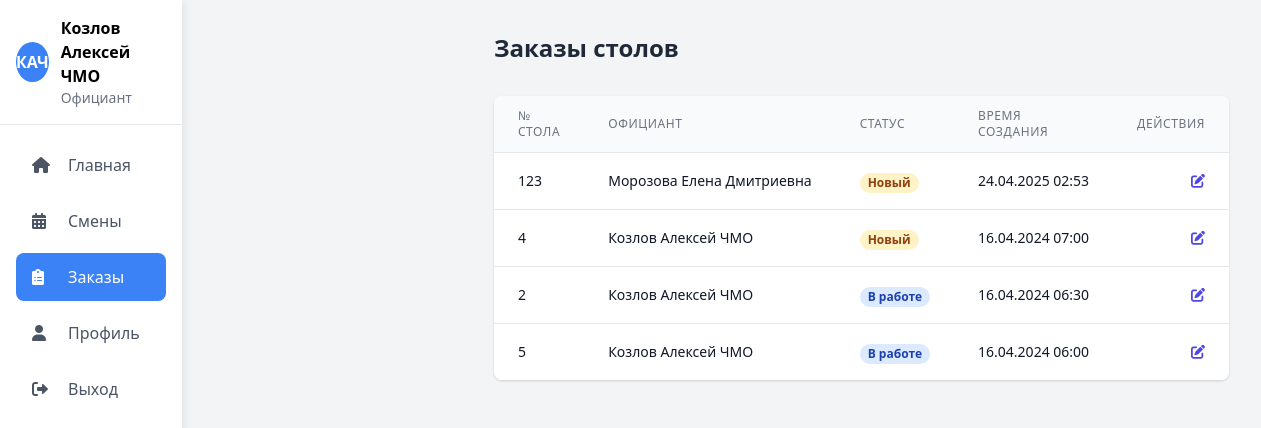
Screenshot of /orders.php (signed in) with the database file from the repository.
### tables this page shows
CREATE TABLE `orders` (
  `id` int(11) NOT NULL,
  `table_number` int(11) NOT NULL,
  `waiter_id` int(11) NOT NULL,
  `status` enum('new','in_progress','ready','served','paid') NOT NULL DEFAULT 'new',
  `created_at` timestamp NOT NULL DEFAULT current_timestamp(),
  `updated_at` timestamp NOT NULL DEFAULT current_timestamp() ON UPDATE current_timestamp()
);

CREATE TABLE `employees` (
  `id` int(11) NOT NULL,
  `name` varchar(100) NOT NULL,
  `email` varchar(100) NOT NULL,
  `password` varchar(255) NOT NULL,
  `role` enum('admin','cook','waiter') NOT NULL,
  `status` enum('active','blocked') DEFAULT 'active',
  `created_at` timestamp NOT NULL DEFAULT current_timestamp(),
  `phone` varchar(20) DEFAULT NULL
);

### auth.php (called while the page is built, shortened)
<?php
function isLoggedIn() {
    return isset($_SESSION['user_id']);
}
function hasRole($role) {
    return $_SESSION['user_role'] === $role;
}
?>

### functions.php (called while the page is built, shortened)
<?php
require_once 'auth.php';
function getOrders($filters = []) {
    $pdo = connectDB();
    $sql = "
        SELECT o.*,
               w.name as waiter_name,
               COUNT(oi.id) as items_count
        FROM orders o
        LEFT JOIN employees w ON o.waiter_id = w.id
        LEFT JOIN order_items oi ON o.id = oi.order_id
    ";
    $params = [];
    $sql .= " GROUP BY o.id ORDER BY o.created_at DESC";
    $stmt = $pdo->prepare($sql);
    $stmt->execute($params);
    return $stmt->fetchAll();
}
?>

### orders.php (the view, shortened to what this page needs)
<?php
require_once 'auth.php';
require_once 'functions.php';
$isAdmin = hasRole('admin');
$isCook = hasRole('cook');
$isWaiter = hasRole('waiter');
$orders = getOrders();
?>
<!DOCTYPE html>
<html lang="ru">
<head>
    <link href="https://cdn.jsdelivr.net/npm/tailwindcss@2.2.19/dist/tailwind.min.css" rel="stylesheet">
    <link href="https://cdnjs.cloudflare.com/ajax/libs/font-awesome/6.0.0/css/all.min.css" rel="stylesheet">
    <link href="style.css" rel="stylesheet">
</head>
<body class="bg-gray-100">
    <div class="flex h-screen">
        <aside class="sidebar bg-white shadow-lg w-64">
            <div class="p-4 border-b">
                <div class="flex items-center space-x-3">
                    <div class="avatar avatar-blue">
                        <?php echo htmlspecialchars($_SESSION['user_initials']); ?>
                    </div>
                    <div>
                        <h2 class="font-semibold logo-text"><?php echo htmlspecialchars($_SESSION['user_name']); ?></h2>
                        <p class="text-sm text-gray-500 nav-text">
                            <?php
                            if ($isAdmin) {
                                echo 'Администратор';
                            } elseif ($isCook) {
                                echo 'Повар';
                            } elseif ($isWaiter) {
                                echo 'Официант';
                            }
                            ?>
                        </p>
                    </div>
                </div>
            </div>
            <nav class="p-4">
                <a href="index.php" class="nav-item">
                    <i class="fas fa-home"></i>
                    <span class="nav-text">Главная</span>
                </a>
                <?php if ($isAdmin || $isWaiter): ?>
                <a href="shifts.php" class="nav-item">
                    <i class="fas fa-calendar-alt"></i>
                    <span class="nav-text">Смены</span>
                </a>
                <?php endif; ?>
                <a href="orders.php" class="nav-item active">
                    <i class="fas fa-clipboard-list"></i>
                    <span class="nav-text">Заказы</span>
                </a>
                <a href="profile.php" class="nav-item">
                    <i class="fas fa-user"></i>
                    <span class="nav-text">Профиль</span>
                </a>
                <a href="logout.php" class="nav-item text-red-500">
                    <i class="fas fa-sign-out-alt"></i>
                    <span class="nav-text">Выход</span>
                </a>
            </nav>
        </aside>
        <main class="content flex-1 p-8">
            <div class="flex justify-between items-center mb-8">
                <h1 class="text-2xl font-bold text-gray-800">
                    <?php if ($isCook): ?>
                        Заказы на кухню
                    <?php elseif ($isWaiter): ?>
                        Заказы столов
                    <?php else: ?>
                        Заказы
                    <?php endif; ?>
                </h1>
            </div>
            <div class="bg-white rounded-lg shadow overflow-hidden">
                <table class="min-w-full divide-y divide-gray-200">
                    <thead class="bg-gray-50">
                        <tr>
                            <th class="px-6 py-3 text-left text-xs font-medium text-gray-500 uppercase tracking-wider">№ стола</th>
                            <th class="px-6 py-3 text-left text-xs font-medium text-gray-500 uppercase tracking-wider">Официант</th>
                            <th class="px-6 py-3 text-left text-xs font-medium text-gray-500 uppercase tracking-wider">Статус</th>
                            <th class="px-6 py-3 text-left text-xs font-medium text-gray-500 uppercase tracking-wider">Время создания</th>
                            <th class="px-6 py-3 text-right text-xs font-medium text-gray-500 uppercase tracking-wider">Действия</th>
                        </tr>
                    </thead>
                    <tbody class="bg-white divide-y divide-gray-200">
                        <?php foreach ($orders as $order): ?>
                        <tr>
                            <td class="px-6 py-4 whitespace-nowrap">
                                <div class="text-sm font-medium text-gray-900">
                                    <?php echo htmlspecialchars($order['table_number']); ?>
                                </div>
                            </td>
                            <td class="px-6 py-4 whitespace-nowrap">
                                <div class="flex items-center">
                                    <div class="text-sm font-medium text-gray-900">
                                        <?php echo htmlspecialchars($order['waiter_name']); ?>
                                    </div>
                                </div>
                            </td>
                            <td class="px-6 py-4 whitespace-nowrap">
                                <span class="px-2 inline-flex text-xs leading-5 font-semibold rounded-full
                                    <?php
                                    switch($order['status']) {
                                        case 'new':
                                            echo 'bg-yellow-100 text-yellow-800';
                                            break;
                                        case 'in_progress':
                                            echo 'bg-blue-100 text-blue-800';
                                            break;
                                    }
                                    ?>">
                                    <?php
                                    switch($order['status']) {
                                        case 'new':
                                            echo 'Новый';
                                            break;
                                        case 'in_progress':
                                            echo 'В работе';
                                            break;
                                    }
                                    ?>
                                </span>
                            </td>
                            <td class="px-6 py-4 whitespace-nowrap">
                                <div class="text-sm text-gray-900">
                                    <?php echo date('d.m.Y H:i', strtotime($order['created_at'])); ?>
                                </div>
                            </td>
                            <td class="px-6 py-4 whitespace-nowrap text-right text-sm font-medium">
                                <div class="flex justify-end space-x-2">
                                    <?php if ($isAdmin): ?>
                                    <button onclick="editOrder(<?php echo htmlspecialchars(json_encode($order)); ?>)"
                                            class="text-indigo-600 hover:text-indigo-900">
                                        <i class="fas fa-edit"></i>
                                    </button>
                                    <button onclick="deleteOrder(<?php echo $order['id']; ?>)"
                                            class="text-red-600 hover:text-red-900">
                                        <i class="fas fa-trash"></i>
                                    </button>
                                    <?php elseif ($isWaiter): ?>
                                    <button onclick="editOrder(<?php echo htmlspecialchars(json_encode($order)); ?>)"
                                            class="text-indigo-600 hover:text-indigo-900">
                                        <i class="fas fa-edit"></i>
                                    </button>
                                    <?php endif; ?>
                                </div>
                            </td>
                        </tr>
                        <?php endforeach; ?>
                    </tbody>
                </table>
            </div>
        </main>
    </div>
</body>
</html>

### style.css (style rules this page uses)
.sidebar { transition: all 0.3s; width: 280px; background-color: #ffffff; box-shadow: 0 0 10px rgba(0, 0, 0, 0.1); z-index: 50; }
.content { transition: margin-left 0.3s; margin-left: 280px; }
table { width: 100%; border-collapse: collapse; }
th { background-color: #f9fafb; padding: 0.75rem 1rem; text-align: left; font-weight: 500; color: #374151; border-bottom: 1px solid #e5e7eb; }
td { padding: 0.75rem 1rem; border-bottom: 1px solid #e5e7eb; }
tr:last-child td { border-bottom: none; }
.avatar { display: flex; align-items: center; justify-content: center; width: 2.5rem; height: 2.5rem; border-radius: 50%; font-weight: 600; color: #fff; }
.avatar-blue { background-color: #3b82f6; }
.nav-item { display: flex; align-items: center; padding: 0.75rem 1rem; color: #4b5563; border-radius: 0.5rem; margin-bottom: 0.5rem; transition: all 0.2s; }
.nav-item.active { background-color: #3b82f6; color: white !important; }
.nav-item i { width: 1.5rem; margin-right: 0.75rem; }

### rows the page displays
orders: table_number "123", waiter.name "Морозова Елена Дмитриевна", status "Новый", created_at "24.04.2025 02:53"
orders: table_number "4", waiter.name "Козлов Алексей ЧМО", status "Новый", created_at "16.04.2024 07:00"
orders: table_number "2", waiter.name "Козлов Алексей ЧМО", status "В работе", created_at "16.04.2024 06:30"
orders: table_number "5", waiter.name "Козлов Алексей ЧМО", status "В работе", created_at "16.04.2024 06:00"

### other values shown
$_SESSION['user_initials'] "КАЧ"
$_SESSION['user_name'] "Козлов Алексей ЧМО"
